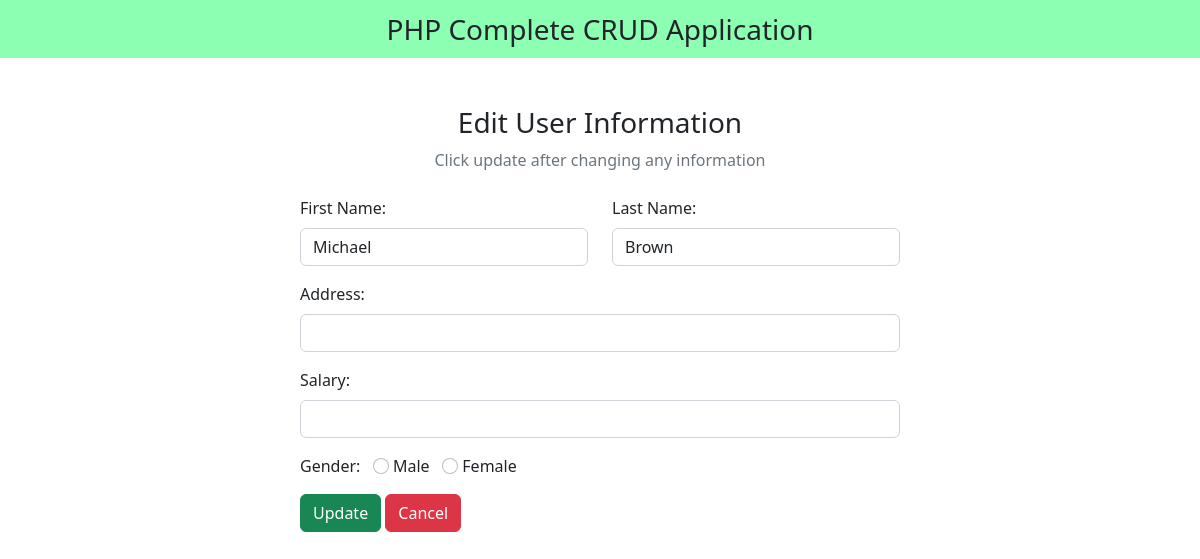
The page /edit.php?id=13 on the database its author committed.
### tables this page shows
CREATE TABLE `crud` (
  `id` int(100) NOT NULL,
  `first_name` varchar(100) NOT NULL,
  `last_name` varchar(100) NOT NULL,
  `Address` varchar(100) NOT NULL,
  `gender` varchar(100) NOT NULL,
  `salary` int(11) DEFAULT NULL
);

### edit.php (the view, shortened to what this page needs)
<?php
include "crudForm.php";
$id = $_GET["id"];
?>
<!DOCTYPE html>
<html lang="en">
<head>
  <link href="https://cdn.jsdelivr.net/npm/bootstrap@5.2.3/dist/css/bootstrap.min.css" rel="stylesheet">
  <link rel="stylesheet" href="https://cdnjs.cloudflare.com/ajax/libs/font-awesome/6.4.0/css/all.min.css" />
</head>
<body>
  <nav class="navbar navbar-light justify-content-center fs-3 mb-5" style="background-color: #00ff5573;">
    PHP Complete CRUD Application
  </nav>
  <div class="container">
    <div class="text-center mb-4">
      <h3>Edit User Information</h3>
      <p class="text-muted">Click update after changing any information</p>
    </div>
    <?php
    $sql = "SELECT * FROM `crud` WHERE id = $id LIMIT 1";
    $result = mysqli_query($conn, $sql);
    $row = mysqli_fetch_assoc($result);
    ?>
    <div class="container d-flex justify-content-center">
      <form action="" method="post" style="width:50vw; min-width:300px;">
        <div class="row mb-3">
          <div class="col">
            <label class="form-label">First Name:</label>
            <input type="text" class="form-control" name="first_name" value="<?php echo $row['first_name'] ?>">
          </div>
          <div class="col">
            <label class="form-label">Last Name:</label>
            <input type="text" class="form-control" name="last_name" value="<?php echo $row['last_name'] ?>">
          </div>
        </div>
        <div class="mb-3">
               <label class="form-label">Address:</label>
               <input type="text" class="form-control" name="address" required>
            </div>
            <div class="mb-3">
               <label class="form-label">Salary:</label>
               <input type="number" class="form-control" name="salary" required>
            </div>
        <div class="form-group mb-3">
          <label>Gender:</label>
          <input type="radio" class="form-check-input" name="gender" id="male" value="male" <?php echo ($row["gender"] == 'male') ? "checked" : ""; ?>>
          <label for="male" class="form-input-label">Male</label>
          <input type="radio" class="form-check-input" name="gender" id="female" value="female" <?php echo ($row["gender"] == 'female') ? "checked" : ""; ?>>
          <label for="female" class="form-input-label">Female</label>
        </div>
        <div>
          <button type="submit" class="btn btn-success" name="submit">Update</button>
          <a href="index.php" class="btn btn-danger">Cancel</a>
        </div>
      </form>
    </div>
  </div>
</body>
</html>

### rows shown on the page
crud: first_name "Michael", last_name "Brown", gender "☐ Male", gender "☐ Female"
